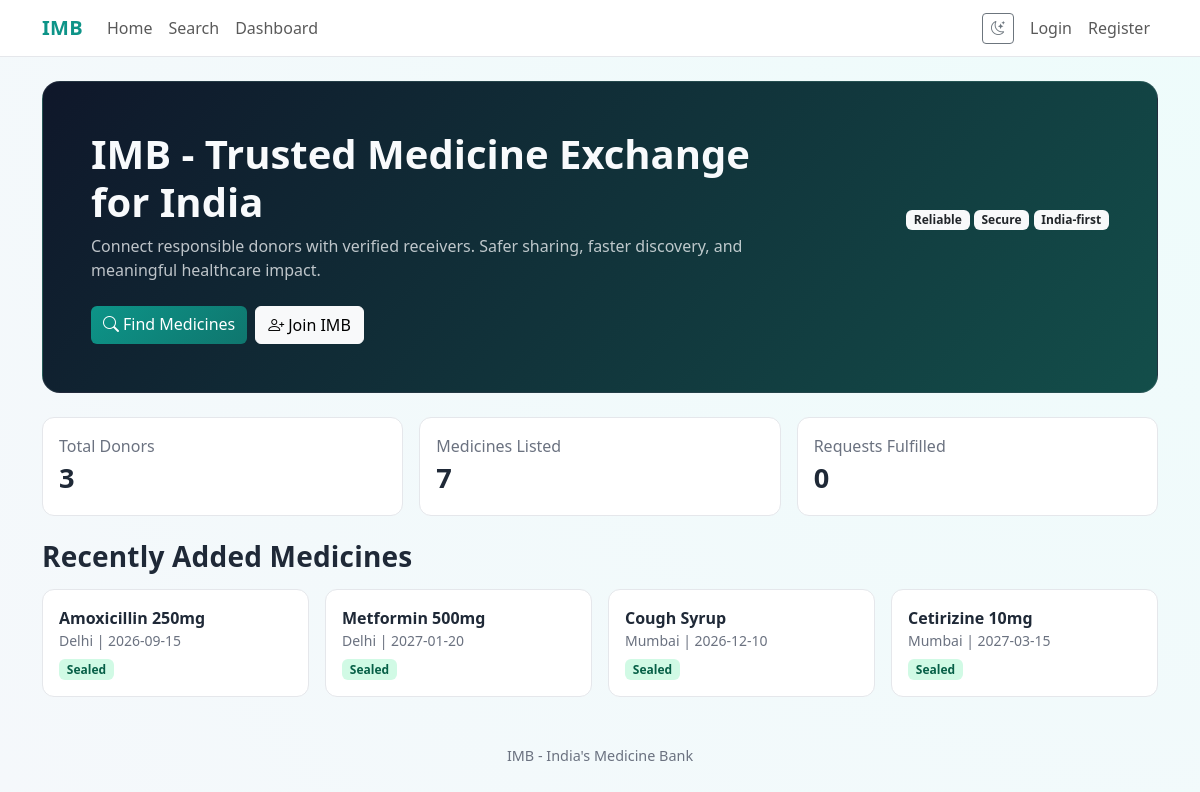
Before: / with the older database file.
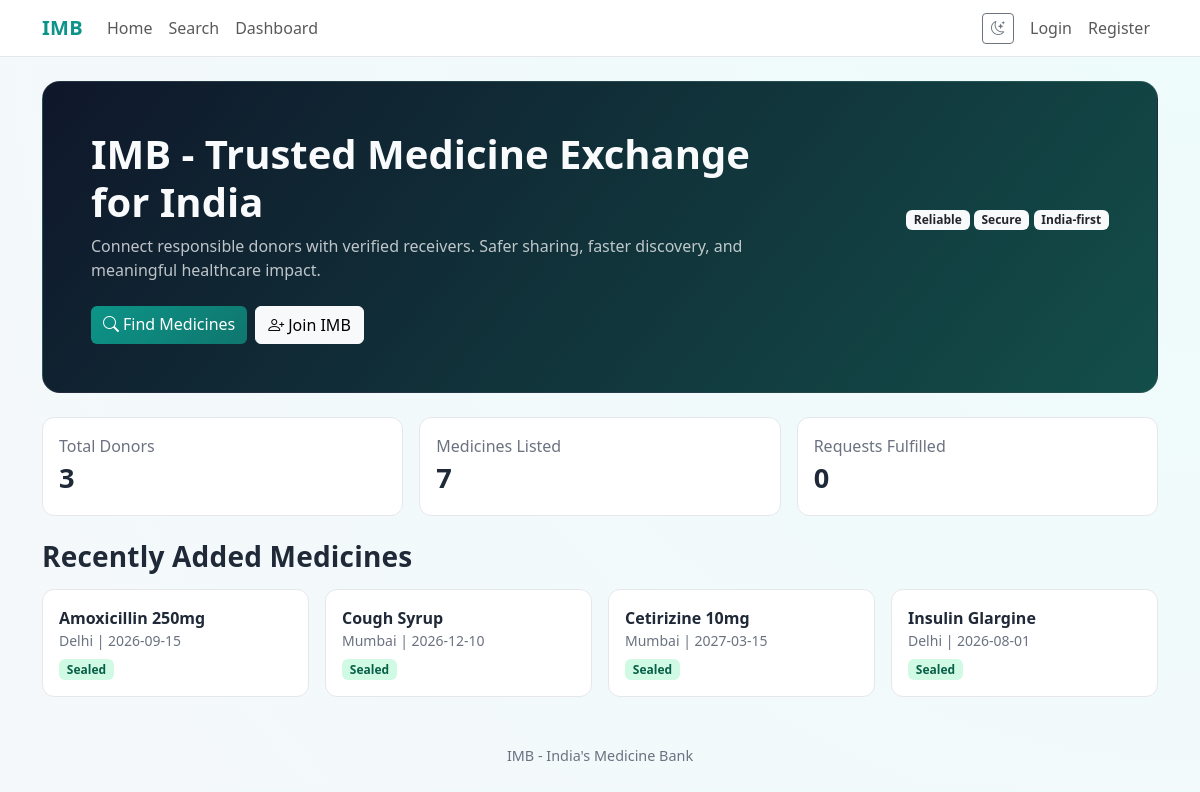
After: the same page with the newer database file.
### tables this page shows
CREATE TABLE medicines (
            id INTEGER PRIMARY KEY AUTOINCREMENT,
            name TEXT NOT NULL,
            generic_name TEXT,
            quantity INTEGER NOT NULL,
            unit TEXT NOT NULL,
            expiry_date TEXT NOT NULL,
            condition TEXT NOT NULL DEFAULT 'sealed',
            description TEXT,
            image_filename TEXT,
            pickup_location TEXT NOT NULL,
            city TEXT NOT NULL,
            status TEXT NOT NULL DEFAULT 'available',
            donor_id INTEGER NOT NULL REFERENCES users(id) ON DELETE CASCADE,
            created_at TEXT NOT NULL DEFAULT (datetime('now'))
        );

### app.py (the view)
@app.route("/")
def home():
    db = get_db()
    total_donors = db.execute("SELECT COUNT(*) FROM users WHERE role='donor'").fetchone()[0]
    total_medicines = db.execute("SELECT COUNT(*) FROM medicines").fetchone()[0]
    total_fulfilled = db.execute("SELECT COUNT(*) FROM requests WHERE status='fulfilled'").fetchone()[0]
    recent = db.execute("""
        SELECT m.*, u.name as donor_name FROM medicines m
        JOIN users u ON m.donor_id = u.id
        WHERE m.status='available' ORDER BY m.created_at DESC LIMIT 4
    """).fetchall()
    db.close()
    return render_template("home.html",
                           total_donors=total_donors,
                           total_medicines=total_medicines,
                           total_fulfilled=total_fulfilled,
                           recent=recent)

### app.py (called while the page is built)
def get_current_user():
    if "user_id" not in session:
        return None
    db = get_db()
    user = db.execute("SELECT * FROM users WHERE id = ?", (session["user_id"],)).fetchone()
    db.close()
    return user

@app.context_processor
def inject_user():
    return {"current_user": get_current_user()}

### database.py (called while the page is built)
def get_db():
    conn = sqlite3.connect(DB_PATH)
    conn.row_factory = sqlite3.Row
    conn.execute("PRAGMA foreign_keys = ON")
    return conn

### templates/home.html (shortened to what this page needs)
{% extends "base.html" %}
{% block content %}
<div class="container my-4">
  <div class="hero-panel p-4 p-md-5 mb-4">
    <div class="row align-items-center">
      <div class="col-lg-8">
        <h1 class="display-6 fw-bold mb-2">IMB - Trusted Medicine Exchange for India</h1>
        <p class="mb-4 opacity-75">Connect responsible donors with verified receivers. Safer sharing, faster discovery, and meaningful healthcare impact.</p>
      </div>
      <div class="col-lg-4 text-lg-end">
        <span class="badge bg-light text-dark">Reliable</span>
        <span class="badge bg-light text-dark">Secure</span>
        <span class="badge bg-light text-dark">India-first</span>
      </div>
    </div>
    <div class="d-flex flex-wrap gap-2">
      <a href="{{ url_for('search') }}" class="btn btn-primary"><i class="bi bi-search me-1"></i>Find Medicines</a>
      <a href="{{ url_for('register') }}" class="btn btn-light"><i class="bi bi-person-plus me-1"></i>Join IMB</a>
    </div>
  </div>
  <div class="row g-3 mb-4">
    <div class="col-md-4"><div class="stat-box"><div class="text-muted">Total Donors</div><div class="stat-value">{{ total_donors }}</div></div></div>
    <div class="col-md-4"><div class="stat-box"><div class="text-muted">Medicines Listed</div><div class="stat-value">{{ total_medicines }}</div></div></div>
    <div class="col-md-4"><div class="stat-box"><div class="text-muted">Requests Fulfilled</div><div class="stat-value">{{ total_fulfilled }}</div></div></div>
  </div>
  <h3 class="section-title mb-3">Recently Added Medicines</h3>
  {% if recent %}
  <div class="row g-3">
    {% for med in recent %}
    <div class="col-md-6 col-lg-3">
      <div class="medicine-card p-3 h-100">
        <div class="fw-semibold">{{ med.name }}</div>
        <div class="small text-muted">{{ med.city }} | {{ med.expiry_date }}</div>
        <span class="badge badge-{{ med.condition }} mt-2">{{ med.condition|capitalize }}</span>
      </div>
    </div>
    {% endfor %}
  </div>
  {% else %}
  <div class="bg-panel p-4 text-muted">No medicines listed yet.</div>
  {% endif %}
</div>
{% endblock %}

Changed rows visible on the page:
no longer on this page (row edited): medicines: name "Metformin 500mg", city "Delhi", expiry_date "2027-01-20", condition "Sealed"
now on this page (row unchanged): medicines: name "Insulin Glargine", city "Delhi", expiry_date "2026-08-01", condition "Sealed"
